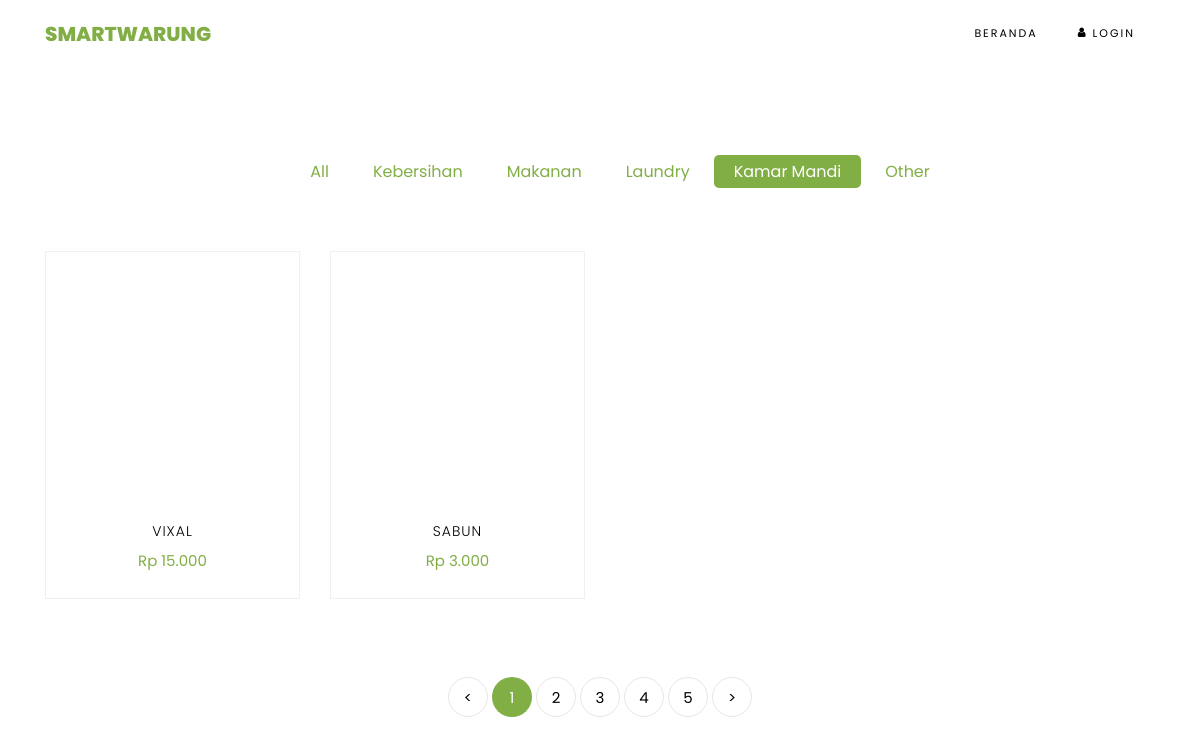
The app's page /category/show/4 with its own data.
### tables this page shows
CREATE TABLE `categories` (
  `id` int(11) NOT NULL,
  `name` varchar(255) NOT NULL
);

CREATE TABLE `items` (
  `id` int(11) NOT NULL,
  `username` varchar(255) NOT NULL,
  `name` varchar(255) NOT NULL,
  `category` int(11) NOT NULL,
  `stock` int(11) NOT NULL,
  `price` int(11) NOT NULL,
  `description` text NOT NULL,
  `photo` text NOT NULL
);

### application/controllers/category.php (called while the page is built, shortened)
<?php
class category extends CI_Controller{
    public function show($id){
        $data['categories'] = $this->categories->get_all();
        $data['id'] = $id;
        $data['items'] = $this->categories->get_by_categories($id);
        $this->load->view('template/header');
        $this->load->view('category/show',$data);
        $this->load->view('template/footer');
    }
}
?>

### index.php (called while the page is built, shortened)
<?php
require_once BASEPATH.'core/CodeIgniter.php';

### application/models/categories.php (called while the page is built, shortened)
<?php
class categories extends CI_Model {
    public function get_all(){
        return $this->db->get('categories')->result_array();
    }
    public function get_by_categories($id){
        $this->db->select('items.name, items.price, items.photo, items.id');
        $this->db->from('items');
        $this->db->join('categories', 'items.category = categories.id');
        $this->db->where('categories.id',$id);
        return $this->db->get()->result_array();
    }
}?>

### application/views/category/show.php (the view, shortened to what this page needs)
<section class="ftco-section">
    	<div class="container">
    		<div class="row justify-content-center">
    			<div class="col-md-10 mb-5 text-center">
    				<ul class="product-category">
    					<li><a href="<?php echo site_url('category') ?>">All</a></li>
                    <?php foreach ($categories as $category): ?>
    					<li><a href="<?php echo site_url('category/show/').$category['id'] ?>" <?php if($id == $category['id']){echo 'class="active"';} ?> ><?php echo $category['name'] ?></a></li>
                    <?php endforeach; ?>
    				</ul>
    			</div>
    		</div>
    		<div class="row">
			<?php foreach($items as $item): ?>
    			<div class="col-md-6 col-lg-3 ftco-animate">
    				<div class="product">
    					<a href="<?php echo site_url('item/show/').$item['id'] ?>" class="img-prod"><img class="img-fluid" src="<?php $photos = explode(',',$item['photo']); echo base_url('assets/uploads/').$photos[0]?>" alt="Colorlib Template">
    					</a>
    					<div class="text py-3 pb-4 px-3 text-center">
    						<h3><a href="<?php echo site_url('item/show/').$item['id'] ?>"><?php echo $item['name'] ?></a></h3>
    						<div class="d-flex">
    							<div class="pricing">
		    						<p class="price"><span><?php echo "Rp ".number_format($item['price'], 0, ".", ".") ?></span></p>
		    					</div>
	    					</div>
    					</div>
    				</div>
    			</div>
			<?php endforeach; ?>
    		</div>
    		<div class="row mt-5">
          <div class="col text-center">
            <div class="block-27">
              <ul>
                <li><a href="#">&lt;</a></li>
                <li class="active"><span>1</span></li>
                <li><a href="#">2</a></li>
                <li><a href="#">3</a></li>
                <li><a href="#">4</a></li>
                <li><a href="#">5</a></li>
                <li><a href="#">&gt;</a></li>
              </ul>
            </div>
          </div>
        </div>
    	</div>
    </section>

### records on screen
categories: name "Kebersihan"
categories: name "Makanan"
categories: name "Laundry"
categories: name "Kamar Mandi"
categories: name "Other"
items: name "VIXAL", price "15.000"
items: name "SABUN", price "3.000"
